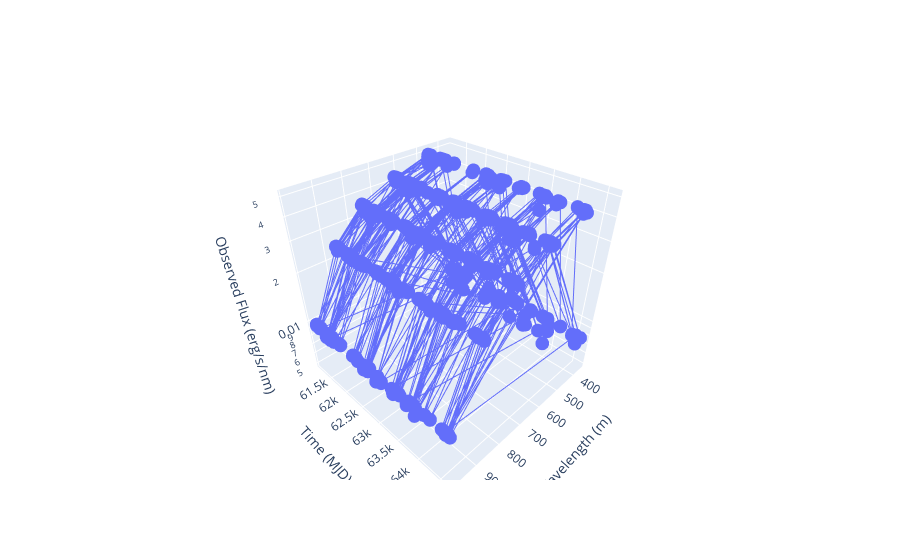

The notebook cell this image was saved under:
### Markdown cell above
## Make a plot for one source
We pull off one observation and plot the errors on our observations for one selected source (here s``` eli = 19```)

### Code cell
# Plot results single source
####################################################################
import plotly.graph_objects as go
import matplotlib.ticker as ticker

bandstr_to_wavelength = {'u':360, 'g':475, 'r':620, 'i':755, 'z': 870, 'y': 985}
band_markers = {"u": "o", "g": "s", "r": "^", "i": "D", "z": "v", "y": "x",}
band_colors = {"u": "#0000FF", "g":"#00BFBF", "r": "#008000", "i": "#BFBF00", "z": "#FF0000", "y": "#BF00BF"}


seli = sel_src[0]

spot = sum(len(source_matches[i]) for i in sel_src if i < seli)
times = obs_t[spot : spot + len(source_matches[seli])]
ibands = bands[spot : spot + len(source_matches[seli])]
lc_obs = LCs[0][spot : spot + len(source_matches[seli])]
lc_err = LCs[1][spot : spot + len(source_matches[seli])]

lc_true = LCs[2][spot : spot + len(source_matches[seli])]

lc_err_true = LCs[3][spot : spot + len(source_matches[seli])]


times_flat = np.asarray(times).reshape(-1)
y_flat = np.asarray(lc_obs).reshape(-1)
yerr_flat = np.asarray(lc_err).reshape(-1)
y_true_flat = np.asarray(lc_true).reshape(-1)

print(np.shape(lc_obs))



# times_flat = np.asarray(times).reshape(-1)
# y_flat = np.asarray(lc_obs).reshape(-1)
# yerr_flat = np.asarray(lc_err).reshape(-1)
# y_true_flat = np.asarray(lc_true).reshape(-1)

# print(np.max(yerr_flat), np.mean(yerr_flat), np.min(yerr_flat))

# print(y_flat)


# print(times)
# print(max(times))
# print(min(times))
# print(ibands)
# print(lc_obs)
# print(max(lc_obs))
# print(min(lc_obs))
# print(lc_err)

# print(f"ibands:{ibands}")

fig, (ax1, ax2) = plt.subplots(
    2, 1,
    figsize=(10, 7),
    sharex=True,
    gridspec_kw={"height_ratios": [3, 1]}
)


wavelengths = []
band_strs= []
for i in range(len(ibands)):
    bandstr = idx_to_bandstr[ibands[i].item()]
    band_strs.append(bandstr)
    wavelengths.append(bandstr_to_wavelength[bandstr])
band_strs = np.asarray(band_strs).reshape(-1)
for b in np.unique(band_strs):
    m = band_strs == b
    ax1.errorbar(
        times_flat[m],
        y_flat[m],
        yerr=yerr_flat[m],
        fmt="none",
        color=band_colors[str(b)],
        ecolor=band_colors[str(b)],
        linestyle="none",
        capsize=2,
    )
    ax1.plot(
        times_flat[m],
        y_flat[m],
        color=band_colors[b],
        marker=band_markers[b],
        label=b,
    )
    # ax1.plot(
    #     times_flat[m],
    #     y_true_flat[m],
    #     color="black",
    #     marker=band_markers[b],
    #     label=b,
    #     fillstyle="none",
    #     linewidth=0.25,
    # )


ax1.set_title("Observed flux (+/- observed error) per day per observed band")
ax1.set_yscale("log")
ax1.set_xlabel("Time (MJD)")
ax1.set_ylabel("Observed Flux (erg/s/nm)")
ax1.legend(title="Band")
ymin, ymax = ax1.get_ylim()
ticks = np.array([
    m * 10**exp
    for exp in range(int(np.floor(np.log10(ymin))), int(np.ceil(np.log10(ymax))) + 1)
    for m in [1, 2, 5]
])
ticks = ticks[(ticks >= ymin) & (ticks <= ymax)]
ax1.yaxis.set_major_locator(ticker.FixedLocator(ticks))
ax1.yaxis.set_major_formatter(ticker.FixedFormatter([f"{t:.1e}" for t in ticks]))
ax2.set_xlim(ax1.get_xlim())
p_times = jnp.linspace(60981.002252, 65991.341370, num=len(perturbations))
ax2.plot(p_times, perturbations)
ax2.axhline(y=1, linestyle="--", linewidth=1, color="red")
ax2.set_yscale("log")
ax2.set_xlabel("Time (MJD)")
ax2.set_ylabel("Perturbations")
plt.tight_layout()
plt.savefig("standard_disk_lightcurve_with_perturbations.png", dpi=200)
plt.show()



fig = go.Figure(data=[go.Scatter3d(x=wavelengths, y=times, z=lc_obs.flatten())])
fig.update_layout(
    scene=dict(
        xaxis=dict(
            title="Wavelength (m)"
            # range=[1.9e-7, 9.0e-7]
        ),
        yaxis=dict(
            title="Time (MJD)"
            # range=[6300, 6600]
        ),
        zaxis=dict(
            title="Observed Flux (erg/s/nm)", type="log"
        )
    )
)
fig.show(config={"scrollZoom": True})





# lc_err_mag = jnp.abs(
#     jax.vmap(I.mag_system.err)(
#         lc_obs, lc_err, survey_airmass[spot : spot + len(source_matches[seli])][:, None]
#     )
# )
# lc_obs_mag = jax.vmap(I.mag_system.flux_to_mag)(
#     ibands, lc_obs, survey_airmass[spot : spot + len(source_matches[seli])][:, None]
# )
# lc_true = LCs[2][spot : spot + len(source_matches[seli])]
# lc_true_mag = jax.vmap(I.mag_system.flux_to_mag)(
#     ibands, lc_true, survey_airmass[spot : spot + len(source_matches[seli])][:, None]
# )
# lc_err_true = LCs[3][spot : spot + len(source_matches[seli])]
# print("(true - obs) / err:", (lc_true - lc_obs) / lc_err)
# plt.hist(
#     (LCs[2] - LCs[0]) / LCs[1],
#     bins=25,
#     density=True,
#     alpha=0.6,
#     color="b",
#     label="(true - obs) / err",
# )
# plt.plot(
#     jnp.linspace(-5, 5, 100),
#     jax.scipy.stats.norm.pdf(jnp.linspace(-5, 5, 100)),
#     color="r",
#     linestyle="--",
#     label="Standard Normal",
# )

# plt.xlabel("(true - obs) / err")
# plt.title("Distribution of (true - observed) / error for a single source")
# plt.legend()
# plt.savefig(f"mock_lightcurve_residuals_source_{seli}.pdf", bbox_inches="tight")
# plt.show()
# plt.hist(
#     (LCs[2] - LCs[0]) / LCs[3],
#     bins=25,
#     density=True,
#     alpha=0.6,
#     color="b",
#     label="(true - obs) / err",
# )
# plt.plot(
#     jnp.linspace(-5, 5, 100),
#     jax.scipy.stats.norm.pdf(jnp.linspace(-5, 5, 100)),
#     color="r",
#     linestyle="--",
#     label="Standard Normal",
# )
# plt.xlabel("(true - obs) / err")
# plt.title("Distribution of (true - observed) / error_true for a single source")
# plt.legend()
# plt.savefig(f"mock_lightcurve_true_residuals_source_{seli}.pdf", bbox_inches="tight")
# plt.show()
# fig, ax = plt.subplots(figsize=(20, 20))
# for iband in np.unique(ibands):
#     sel_band = ibands == iband
#     ax.errorbar(
#         obs_t[spot : spot + len(source_matches[seli])][sel_band].flatten(),
#         lc_obs_mag[sel_band].flatten(),
#         yerr=lc_err_mag[sel_band].flatten(),
#         fmt="o",
#         label=f"Observed {I.throughput.bands[iband]}",
#         color=colours[iband],
#     )
#     ax.plot(
#         obs_t[spot : spot + len(source_matches[seli])][sel_band],
#         lc_true_mag[sel_band],
#         color=colours[iband],
#         linestyle="--",
#         linewidth=1,
#         label="True",
#     )
# ax.errorbar(
#     obs_t[spot : spot + len(source_matches[seli])].flatten(),
#     lc_obs.flatten(),
#     yerr=lc_err.flatten(),
#     color="r",
#     fmt="o",
#     label="Observed",
# )
# ax.set_title(f"Source {seli}")
# ax.text(0.05, 0.95, f"Source {seli}", transform=ax.transAxes, fontsize=8, verticalalignment="top")
# ax.set_ylim(18, 30)
# ax.invert_yaxis()
# # ax.set_xticks([])
# # ax.set_yticks([])
# spot += len(source_matches[seli])
# plt.savefig(f"mock_lightcurve_source_{seli}.pdf", bbox_inches="tight")
# plt.show()

print('hi')

### Figure 1 — Plotly figure (JSON) as saved in the notebook; plotly's stock layout.template omitted (floating-point values rounded to 4 significant figures; data arrays with more than 128 entries replaced by an {"elided": "..."} marker saying what was removed)
{"data": [{"type": "scatter3d", "x": {"elided": "883 int values"}, "y": {"elided": "883 float values"}, "z": {"elided": "883 float values"}}], "layout": {"scene": {"xaxis": {"title": {"text": "Wavelength (m)"}}, "yaxis": {"title": {"text": "Time (MJD)"}}, "zaxis": {"title": {"text": "Observed Flux (erg/s/nm)"}, "type": "log"}}}}
